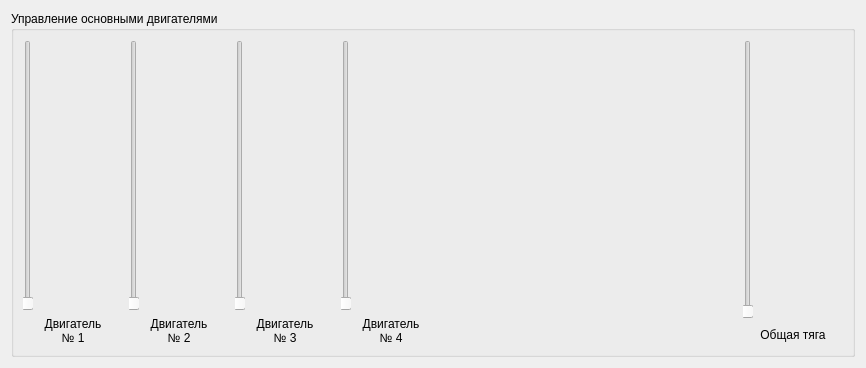
<?xml version="1.0" encoding="UTF-8"?>
<ui version="4.0">
 <class>Form</class>
 <widget class="QWidget" name="Form">
  <property name="geometry">
   <rect>
    <x>0</x>
    <y>0</y>
    <width>866</width>
    <height>368</height>
   </rect>
  </property>
  <property name="minimumSize">
   <size>
    <width>660</width>
    <height>210</height>
   </size>
  </property>
  <property name="maximumSize">
   <size>
    <width>1000</width>
    <height>1000</height>
   </size>
  </property>
  <property name="windowTitle">
   <string>Form</string>
  </property>
  <layout class="QHBoxLayout" name="horizontalLayout">
   <item>
    <widget class="QGroupBox" name="groupBox">
     <property name="title">
      <string>Управление основными двигателями</string>
     </property>
     <layout class="QHBoxLayout" name="horizontalLayout_2">
      <item>
       <layout class="QVBoxLayout" name="verticalLayout">
        <item alignment="">
         <widget class="QSlider" name="verticalSliderEngine1">
          <property name="maximumSize">
           <size>
            <width>10</width>
            <height>16777215</height>
           </size>
          </property>
          <property name="autoFillBackground">
           <bool>false</bool>
          </property>
          <property name="orientation">
           <enum>Qt::Orientation::Vertical</enum>
          </property>
         </widget>
        </item>
        <item>
         <widget class="QLabel" name="label">
          <property name="minimumSize">
           <size>
            <width>100</width>
            <height>20</height>
           </size>
          </property>
          <property name="text">
           <string>Двигатель
№ 1</string>
          </property>
          <property name="alignment">
           <set>Qt::AlignmentFlag::AlignCenter</set>
          </property>
         </widget>
        </item>
       </layout>
      </item>
      <item>
       <layout class="QVBoxLayout" name="verticalLayout_2">
        <item alignment="">
         <widget class="QSlider" name="verticalSliderEngine2">
          <property name="maximumSize">
           <size>
            <width>10</width>
            <height>16777215</height>
           </size>
          </property>
          <property name="autoFillBackground">
           <bool>false</bool>
          </property>
          <property name="orientation">
           <enum>Qt::Orientation::Vertical</enum>
          </property>
         </widget>
        </item>
        <item>
         <widget class="QLabel" name="label_2">
          <property name="minimumSize">
           <size>
            <width>100</width>
            <height>20</height>
           </size>
          </property>
          <property name="text">
           <string>Двигатель
№ 2</string>
          </property>
          <property name="alignment">
           <set>Qt::AlignmentFlag::AlignCenter</set>
          </property>
         </widget>
        </item>
       </layout>
      </item>
      <item>
       <layout class="QVBoxLayout" name="verticalLayout_3">
        <item alignment="">
         <widget class="QSlider" name="verticalSliderEngine3">
          <property name="maximumSize">
           <size>
            <width>10</width>
            <height>16777215</height>
           </size>
          </property>
          <property name="autoFillBackground">
           <bool>false</bool>
          </property>
          <property name="orientation">
           <enum>Qt::Orientation::Vertical</enum>
          </property>
         </widget>
        </item>
        <item>
         <widget class="QLabel" name="label_3">
          <property name="minimumSize">
           <size>
            <width>100</width>
            <height>20</height>
           </size>
          </property>
          <property name="text">
           <string>Двигатель
№ 3</string>
          </property>
          <property name="alignment">
           <set>Qt::AlignmentFlag::AlignCenter</set>
          </property>
         </widget>
        </item>
       </layout>
      </item>
      <item>
       <layout class="QVBoxLayout" name="verticalLayout_4">
        <item alignment="">
         <widget class="QSlider" name="verticalSliderEngine4">
          <property name="maximumSize">
           <size>
            <width>10</width>
            <height>16777215</height>
           </size>
          </property>
          <property name="autoFillBackground">
           <bool>false</bool>
          </property>
          <property name="orientation">
           <enum>Qt::Orientation::Vertical</enum>
          </property>
         </widget>
        </item>
        <item>
         <widget class="QLabel" name="label_4">
          <property name="minimumSize">
           <size>
            <width>100</width>
            <height>20</height>
           </size>
          </property>
          <property name="text">
           <string>Двигатель
№ 4</string>
          </property>
          <property name="alignment">
           <set>Qt::AlignmentFlag::AlignCenter</set>
          </property>
         </widget>
        </item>
       </layout>
      </item>
      <item>
       <spacer name="horizontalSpacer">
        <property name="orientation">
         <enum>Qt::Orientation::Horizontal</enum>
        </property>
        <property name="sizeHint" stdset="0">
         <size>
          <width>78</width>
          <height>20</height>
         </size>
        </property>
       </spacer>
      </item>
      <item>
       <layout class="QVBoxLayout" name="verticalLayout_5">
        <item alignment="">
         <widget class="QSlider" name="verticalSliderEngineAll">
          <property name="maximumSize">
           <size>
            <width>10</width>
            <height>16777215</height>
           </size>
          </property>
          <property name="autoFillBackground">
           <bool>false</bool>
          </property>
          <property name="orientation">
           <enum>Qt::Orientation::Vertical</enum>
          </property>
         </widget>
        </item>
        <item>
         <widget class="QLabel" name="label_5">
          <property name="minimumSize">
           <size>
            <width>100</width>
            <height>20</height>
           </size>
          </property>
          <property name="text">
           <string>Общая тяга</string>
          </property>
          <property name="alignment">
           <set>Qt::AlignmentFlag::AlignCenter</set>
          </property>
         </widget>
        </item>
       </layout>
      </item>
     </layout>
    </widget>
   </item>
  </layout>
 </widget>
 <resources/>
 <connections/>
</ui>
